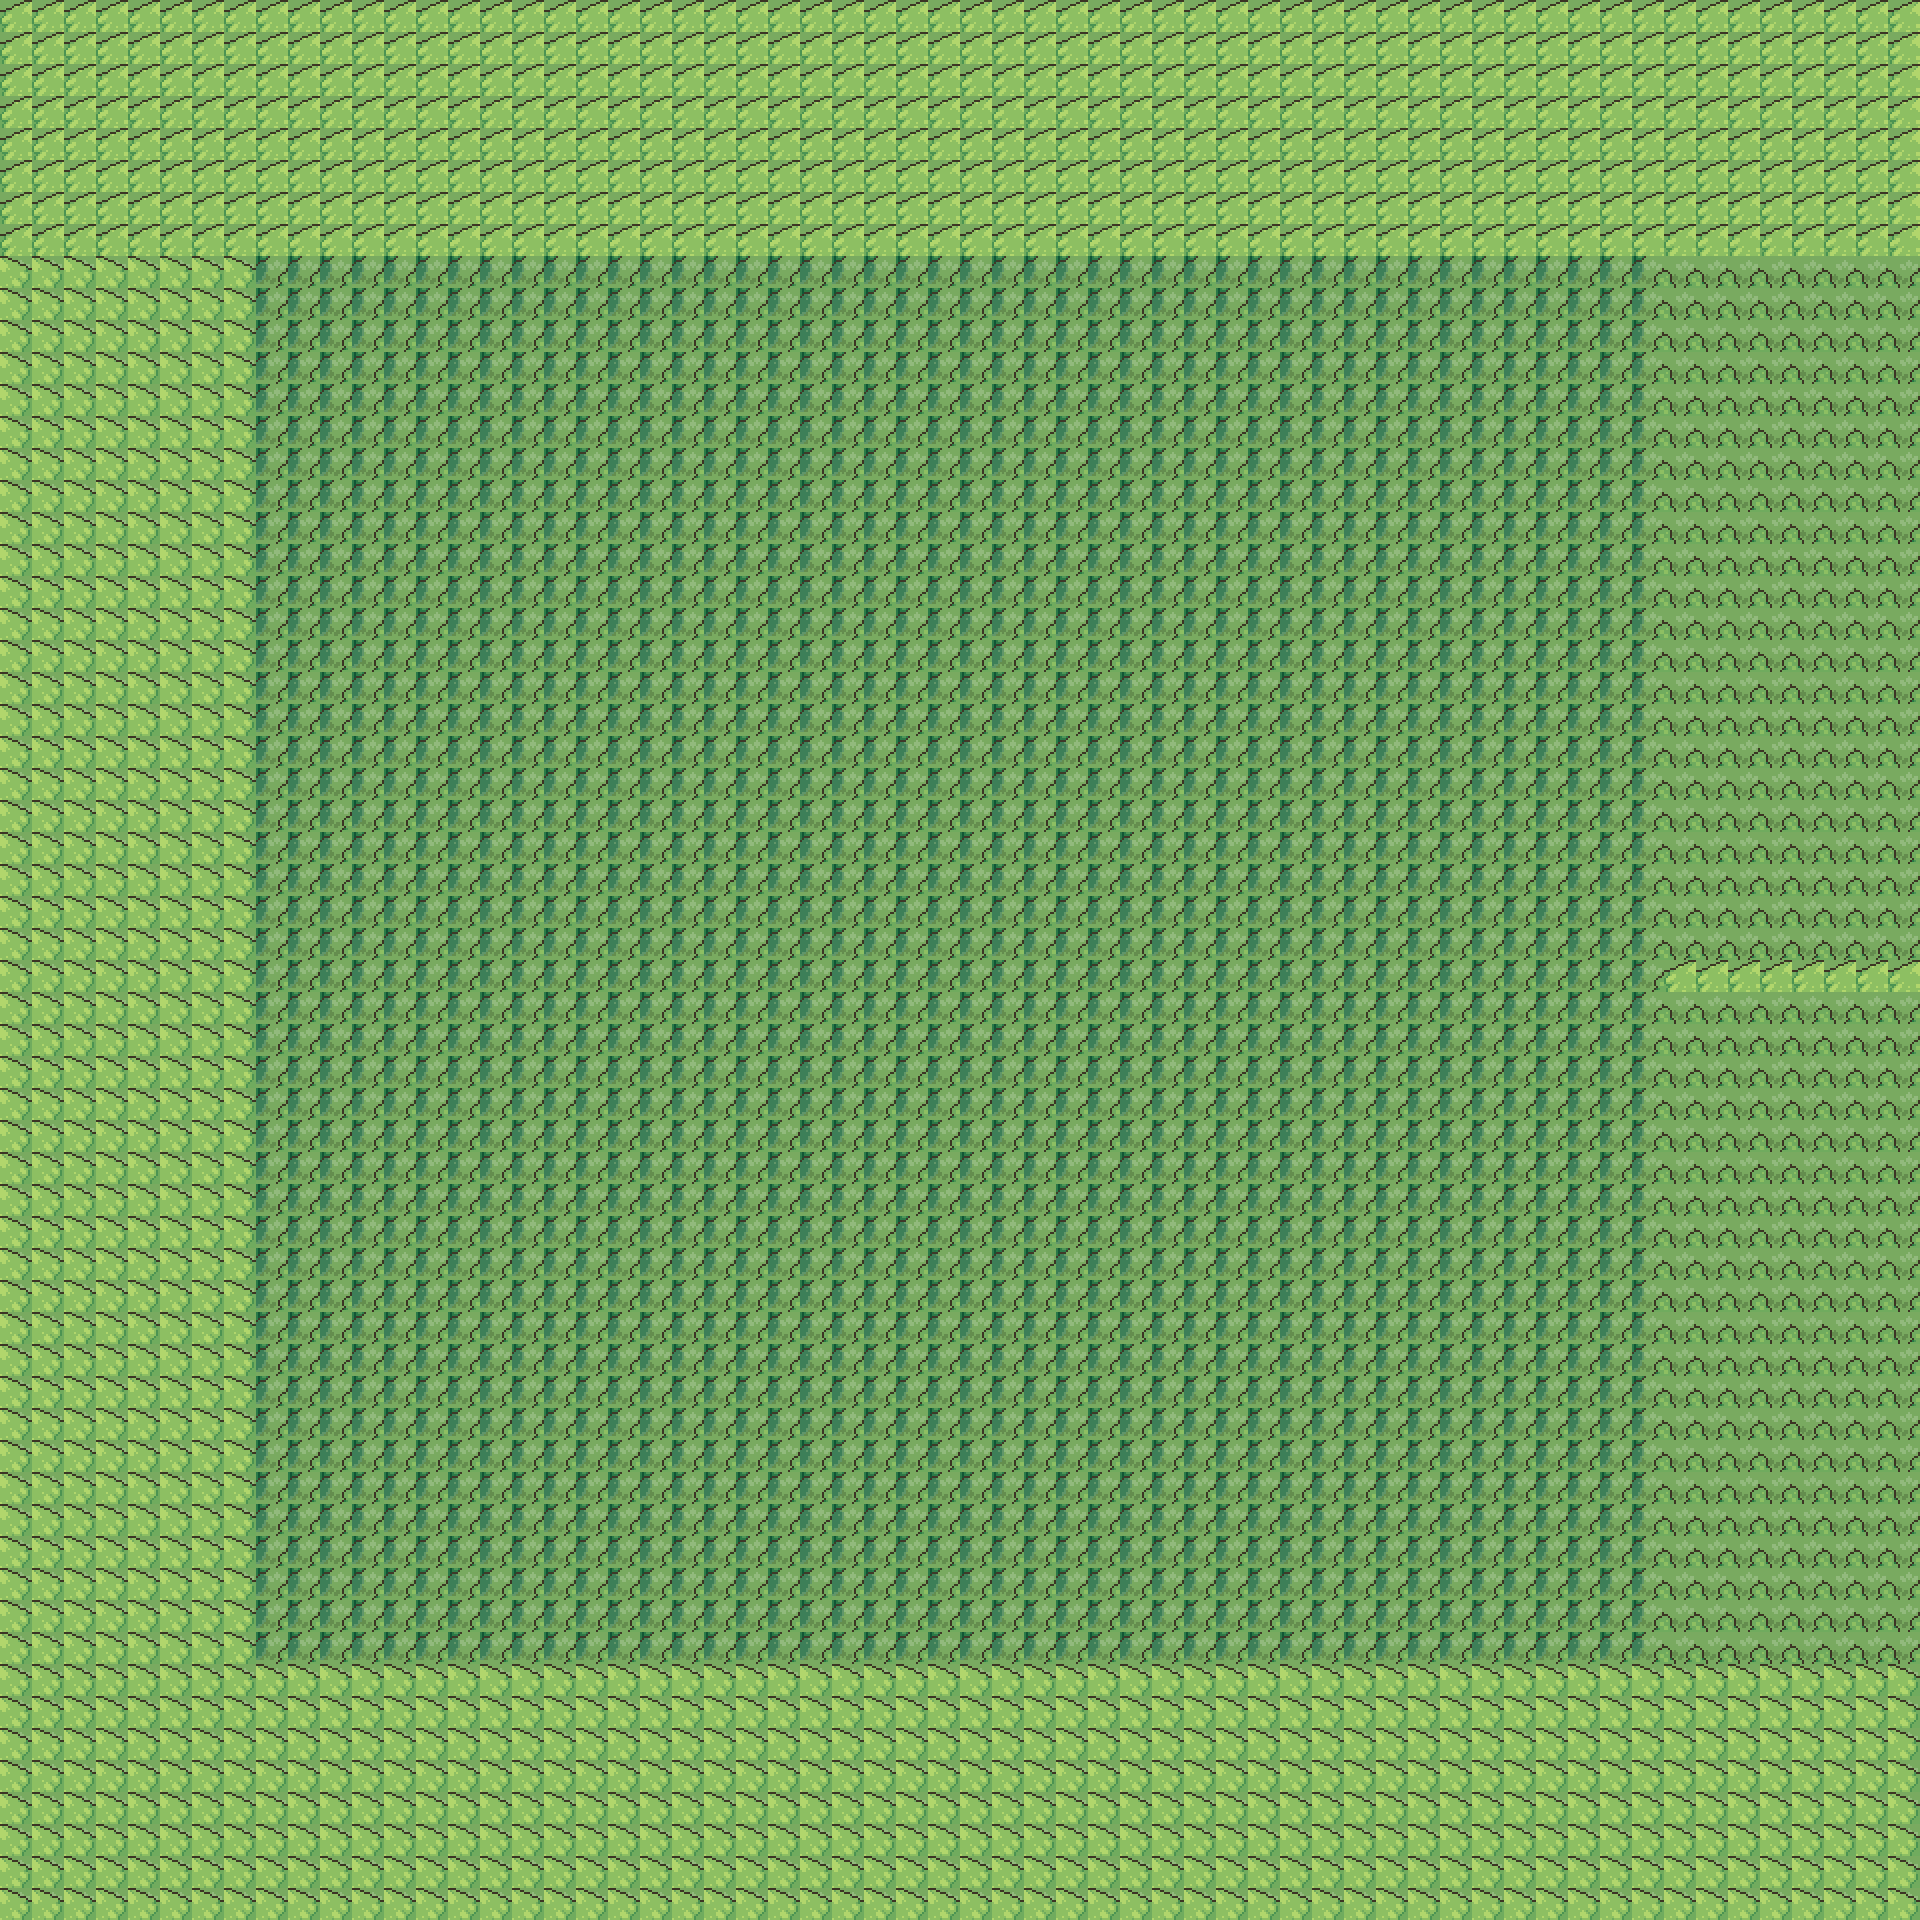

A level layout from a 2D game, rendered from its tile map. Below: a short description, then the map file with tile-grid data replaced by summaries:
An orthogonal 60x60 tile map with 32x32 px tiles, 1 tile layer (sol) and 5 objects (Player, switch_nord_desert, switch_est_pont, switch_ouest_foret, switch_sud_littoral).

<map version="1.0" orientation="orthogonal" renderorder="right-down" width="60" height="60" tilewidth="32" tileheight="32" nextobjectid="6">
 <tileset firstgid="1" source="septeme-village.tsx" />
 <layer name="sol" width="60" height="60">
  <data>[3600 cells, 3600 non-empty, 6 distinct tile ids]</data>
 </layer>
 <objectgroup name="spawns">
  <object id="1" name="Player" x="960" y="960" width="32" height="32" />
 </objectgroup>
 <objectgroup name="exits">
  <object id="2" name="switch_nord_desert" x="0" y="0" width="1920" height="64">
   <properties>
    <property name="to_map" value="Route_Desertique_2" />
    <property name="to_spawn" value="Player" />
   </properties>
  </object>
  <object id="3" name="switch_est_pont" x="1664" y="0" width="256" height="1920">
   <properties>
    <property name="to_map" value="Route_Grande_1" />
    <property name="to_spawn" value="Player" />
   </properties>
  </object>
  <object id="4" name="switch_ouest_foret" x="0" y="0" width="64" height="1920">
   <properties>
    <property name="to_map" value="Route_Foret_3" />
    <property name="to_spawn" value="Player" />
   </properties>
  </object>
  <object id="5" name="switch_sud_littoral" x="0" y="1856" width="1920" height="64">
   <properties>
    <property name="to_map" value="Prado 2" />
    <property name="to_spawn" value="Player" />
   </properties>
  </object>
 </objectgroup>
</map>
